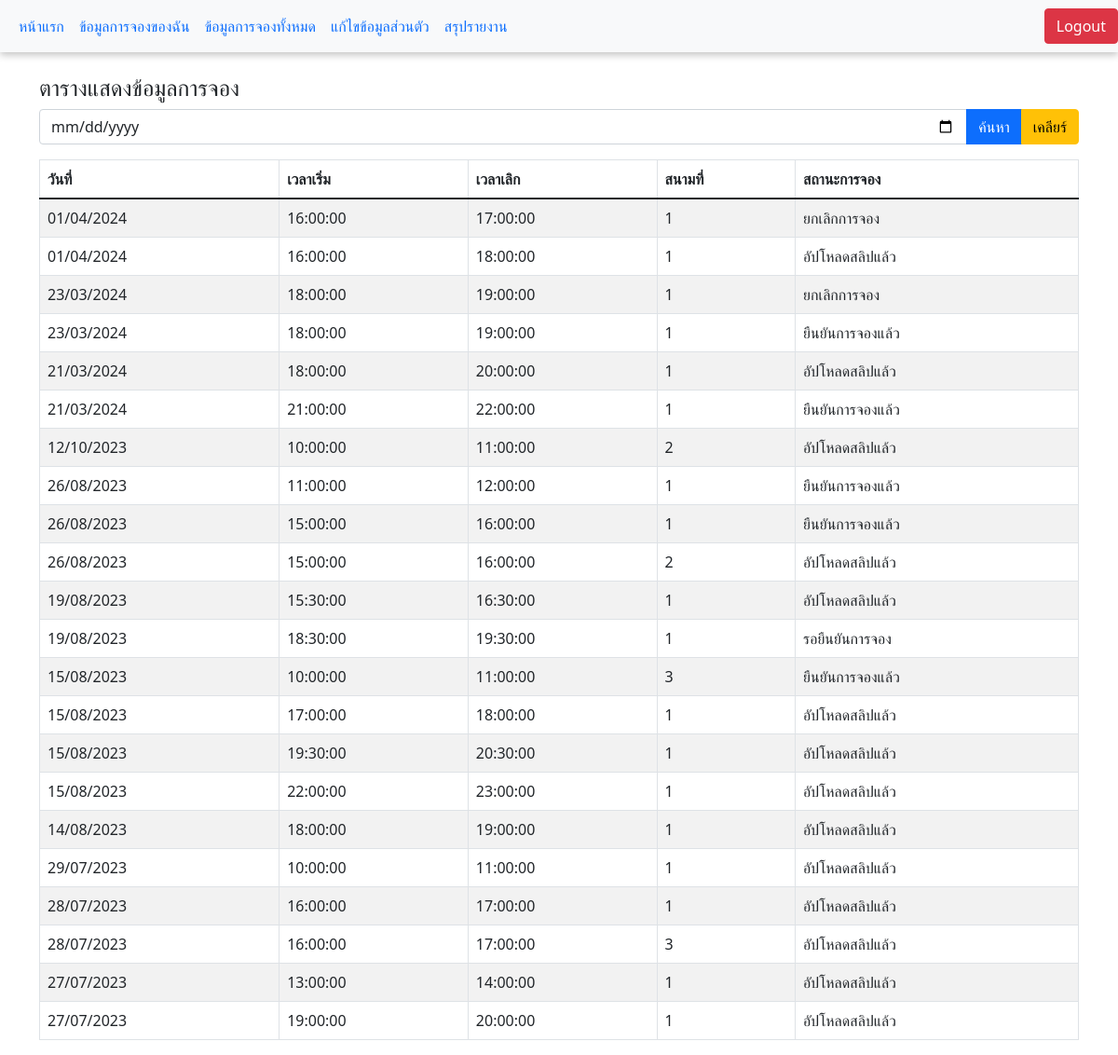
/data_reserve_user.php, run on the app's committed database.
### tables this page shows
CREATE TABLE `football_field` (
  `resever_id` int(11) NOT NULL,
  `firstname` varchar(255) NOT NULL,
  `lastname` varchar(255) DEFAULT NULL,
  `tel` varchar(10) NOT NULL,
  `date_reserve` date DEFAULT NULL,
  `start_time` time DEFAULT NULL,
  `end_time` time DEFAULT NULL,
  `field_number` int(1) DEFAULT NULL,
  `status` varchar(255) NOT NULL DEFAULT 'รอดำเนินการ',
  `user_id` int(11) DEFAULT NULL,
  `image_status` varchar(255) NOT NULL,
  `image_id` int(11) DEFAULT NULL
);

### data_reserve_user.php (the view, shortened to what this page needs)
    <!DOCTYPE html>
    <html lang="en">
    <head>
      <link href="https://cdn.jsdelivr.net/npm/bootstrap@5.1.1/dist/css/bootstrap.min.css" rel="stylesheet"
>
    </head>
    <body>
      <nav class="navbar navbar-expand-lg navbar-light bg-light "
        style="background-color: #ffffff; box-shadow: rgba(0, 0, 0, 0.24) 0px 3px 8px; ">
        <div class="container-fluid">
          <div class="collapse navbar-collapse" id="navbarSupportedContent">
            <ul class="navbar-nav me-auto mb-2 mb-lg-0">
              <li class="nav-item">
                <a class="nav-link active text-primary" aria-current="page" href="user.php">หน้าแรก</a>
              </li>
              <li class="nav-item">
                <a class="nav-link active text-primary" aria-current="page"
                  href="my_data_reserve.php">ข้อมูลการจองของฉัน</a>
              </li>
              <li class="nav-item">
                <a class="nav-link active text-primary" aria-current="page"
                  href="data_reserve_user.php">ข้อมูลการจองทั้งหมด</a>
              </li>
              <li class="nav-item">
                <a class="nav-link active text-primary" aria-current="page" href="user_info.php">แก้ไขข้อมูลส่วนตัว</a>
              </li>
              <li class="nav-item">
                <a class="nav-link active text-primary" aria-current="page" href="report.php">สรุปรายงาน</a>
              </li>
            </ul>
          </div>
        </div>
        <a href="logout.php" class="btn btn-danger ">Logout</a>
      </nav>
      <div class="container">
        <div class="row">
          <div class="col-md-12"> <br>
            <h4>ตารางแสดงข้อมูลการจอง</h4>
            <form action="" method="get">
              <div class="input-group mb-3">
                <input type="date" name="q" class="form-control" data-date-format="dd-mm-Y">
                <button type="submit" class="btn btn-primary">ค้นหา</button>
                <a href="data_reserve_user.php" class="btn btn-warning">เคลียร์</a>
              </div>
            </form>
            <?php
                    require_once 'config/db.php';
                    if (isset($_GET['q'])) {
                        $stmt = $conn->prepare("SELECT * FROM football_field WHERE date_reserve = ?");
                        $stmt->execute([$_GET['q']]);
                    } else {
                        $stmt = $conn->prepare("SELECT * FROM football_field ORDER BY date_reserve DESC, start_time ASC");
                        $stmt->execute();
                    }
                    $result = $stmt->fetchAll();
                    if ($stmt->rowCount() > 0) {
                        ?>
            <table class="table table-striped table-hover table-responsive table-bordered">
              <thead>
                <tr>
                  <th>วันที่</th>
                  <th>เวลาเริ่ม</th>
                  <th>เวลาเลิก</th>
                  <th>สนามที่</th>
                  <th>สถานะการจอง</th>
                </tr>
              </thead>
              <tbody>
                <?php foreach ($result as $row): ?>
                <tr>
                  <td><?= date('d/m/Y', strtotime($row['date_reserve'])) ?></td>
                  <td><?= $row['start_time'] ?></td>
                  <td><?= $row['end_time'] ?></td>
                  <td><?= $row['field_number'] ?></td>
                  <td><?= $row['status'] ?></td>
                </tr>
                <?php endforeach; ?>
              </tbody>
            </table>
            <?php } else {
                        echo '<center> -ไม่พบข้อมูล !! </center>';
                    }
                    ?>
          </div>
        </div>
      </div>
    </body>
    </html>

### data on the page
football_field: date_reserve "01/04/2024", start_time "16:00:00", end_time "17:00:00", field_number "1", status "ยกเลิกการจอง"
football_field: date_reserve "01/04/2024", start_time "16:00:00", end_time "18:00:00", field_number "1", status "อัปโหลดสลิปแล้ว"
football_field: date_reserve "23/03/2024", start_time "18:00:00", end_time "19:00:00", field_number "1", status "ยกเลิกการจอง"
football_field: date_reserve "23/03/2024", start_time "18:00:00", end_time "19:00:00", field_number "1", status "ยืนยันการจองแล้ว"
football_field: date_reserve "21/03/2024", start_time "18:00:00", end_time "20:00:00", field_number "1", status "อัปโหลดสลิปแล้ว"
football_field: date_reserve "21/03/2024", start_time "21:00:00", end_time "22:00:00", field_number "1", status "ยืนยันการจองแล้ว"
football_field: date_reserve "12/10/2023", start_time "10:00:00", end_time "11:00:00", field_number "2", status "อัปโหลดสลิปแล้ว"
football_field: date_reserve "26/08/2023", start_time "11:00:00", end_time "12:00:00", field_number "1", status "ยืนยันการจองแล้ว"
football_field: date_reserve "26/08/2023", start_time "15:00:00", end_time "16:00:00", field_number "1", status "ยืนยันการจองแล้ว"
football_field: date_reserve "26/08/2023", start_time "15:00:00", end_time "16:00:00", field_number "2", status "อัปโหลดสลิปแล้ว"
football_field: date_reserve "19/08/2023", start_time "15:30:00", end_time "16:30:00", field_number "1", status "อัปโหลดสลิปแล้ว"
football_field: date_reserve "19/08/2023", start_time "18:30:00", end_time "19:30:00", field_number "1", status "รอยืนยันการจอง"
football_field: date_reserve "15/08/2023", start_time "10:00:00", end_time "11:00:00", field_number "3", status "ยืนยันการจองแล้ว"
football_field: date_reserve "15/08/2023", start_time "17:00:00", end_time "18:00:00", field_number "1", status "อัปโหลดสลิปแล้ว"
football_field: date_reserve "15/08/2023", start_time "19:30:00", end_time "20:30:00", field_number "1", status "อัปโหลดสลิปแล้ว"
football_field: date_reserve "15/08/2023", start_time "22:00:00", end_time "23:00:00", field_number "1", status "อัปโหลดสลิปแล้ว"
football_field: date_reserve "14/08/2023", start_time "18:00:00", end_time "19:00:00", field_number "1", status "อัปโหลดสลิปแล้ว"
football_field: date_reserve "29/07/2023", start_time "10:00:00", end_time "11:00:00", field_number "1", status "อัปโหลดสลิปแล้ว"
football_field: date_reserve "28/07/2023", start_time "16:00:00", end_time "17:00:00", field_number "1", status "อัปโหลดสลิปแล้ว"
football_field: date_reserve "28/07/2023", start_time "16:00:00", end_time "17:00:00", field_number "3", status "อัปโหลดสลิปแล้ว"
football_field: date_reserve "27/07/2023", start_time "13:00:00", end_time "14:00:00", field_number "1", status "อัปโหลดสลิปแล้ว"
football_field: date_reserve "27/07/2023", start_time "19:00:00", end_time "20:00:00", field_number "1", status "อัปโหลดสลิปแล้ว"
